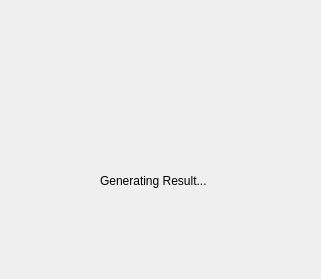
<?xml version="1.0" encoding="UTF-8"?>
<ui version="4.0">
 <class>DlgWait</class>
 <widget class="QDialog" name="DlgWait">
  <property name="geometry">
   <rect>
    <x>0</x>
    <y>0</y>
    <width>321</width>
    <height>279</height>
   </rect>
  </property>
  <property name="windowTitle">
   <string>Dialog</string>
  </property>
  <widget class="QLabel" name="lbl_gif">
   <property name="geometry">
    <rect>
     <x>110</x>
     <y>60</y>
     <width>100</width>
     <height>100</height>
    </rect>
   </property>
   <property name="text">
    <string/>
   </property>
  </widget>
  <widget class="QLabel" name="lbl_text">
   <property name="geometry">
    <rect>
     <x>100</x>
     <y>170</y>
     <width>141</width>
     <height>21</height>
    </rect>
   </property>
   <property name="text">
    <string>Generating Result...</string>
   </property>
  </widget>
 </widget>
 <resources/>
 <connections/>
</ui>
